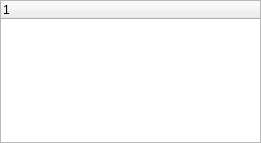
<?xml version="1.0" encoding="UTF-8"?>
<ui version="4.0">
 <class>MapTreeView</class>
 <widget class="QWidget" name="MapTreeView">
  <property name="geometry">
   <rect>
    <x>0</x>
    <y>0</y>
    <width>261</width>
    <height>143</height>
   </rect>
  </property>
  <property name="sizePolicy">
   <sizepolicy hsizetype="Expanding" vsizetype="Expanding">
    <horstretch>0</horstretch>
    <verstretch>0</verstretch>
   </sizepolicy>
  </property>
  <property name="windowTitle">
   <string>MainWindow</string>
  </property>
  <layout class="QGridLayout" name="gridLayout_2">
   <property name="leftMargin">
    <number>0</number>
   </property>
   <property name="topMargin">
    <number>0</number>
   </property>
   <property name="rightMargin">
    <number>0</number>
   </property>
   <property name="bottomMargin">
    <number>0</number>
   </property>
   <item row="0" column="0">
    <widget class="QWidget" name="centralWidget" native="true">
     <property name="sizePolicy">
      <sizepolicy hsizetype="Preferred" vsizetype="Preferred">
       <horstretch>0</horstretch>
       <verstretch>0</verstretch>
      </sizepolicy>
     </property>
     <layout class="QGridLayout" name="gridLayout">
      <property name="leftMargin">
       <number>0</number>
      </property>
      <property name="topMargin">
       <number>0</number>
      </property>
      <property name="rightMargin">
       <number>0</number>
      </property>
      <property name="bottomMargin">
       <number>0</number>
      </property>
      <property name="spacing">
       <number>0</number>
      </property>
      <item row="0" column="0">
       <widget class="QTreeWidget" name="mapTreeView">
        <property name="minimumSize">
         <size>
          <width>0</width>
          <height>128</height>
         </size>
        </property>
        <property name="maximumSize">
         <size>
          <width>16777215</width>
          <height>16777215</height>
         </size>
        </property>
        <column>
         <property name="text">
          <string notr="true">1</string>
         </property>
        </column>
       </widget>
      </item>
     </layout>
    </widget>
   </item>
  </layout>
 </widget>
 <layoutdefault spacing="6" margin="11"/>
 <resources/>
 <connections/>
</ui>
